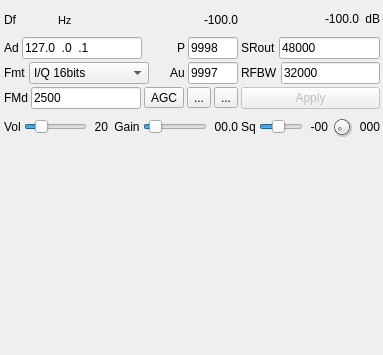
<?xml version="1.0" encoding="UTF-8"?>
<ui version="4.0">
 <class>UDPSinkGUI</class>
 <widget class="RollupContents" name="UDPSinkGUI">
  <property name="geometry">
   <rect>
    <x>0</x>
    <y>0</y>
    <width>383</width>
    <height>355</height>
   </rect>
  </property>
  <property name="sizePolicy">
   <sizepolicy hsizetype="Expanding" vsizetype="Expanding">
    <horstretch>0</horstretch>
    <verstretch>0</verstretch>
   </sizepolicy>
  </property>
  <property name="minimumSize">
   <size>
    <width>382</width>
    <height>0</height>
   </size>
  </property>
  <property name="font">
   <font>
    <family>Liberation Sans</family>
    <pointsize>9</pointsize>
   </font>
  </property>
  <property name="windowTitle">
   <string>UDP Sample Sink</string>
  </property>
  <widget class="QWidget" name="widget" native="true">
   <property name="geometry">
    <rect>
     <x>2</x>
     <y>2</y>
     <width>380</width>
     <height>142</height>
    </rect>
   </property>
   <property name="minimumSize">
    <size>
     <width>380</width>
     <height>0</height>
    </size>
   </property>
   <property name="windowTitle">
    <string>Settings</string>
   </property>
   <layout class="QGridLayout" name="gridLayout">
    <property name="leftMargin">
     <number>2</number>
    </property>
    <property name="topMargin">
     <number>2</number>
    </property>
    <property name="rightMargin">
     <number>2</number>
    </property>
    <property name="bottomMargin">
     <number>2</number>
    </property>
    <property name="spacing">
     <number>3</number>
    </property>
    <item row="0" column="1">
     <layout class="QHBoxLayout" name="ChannelPowerLayout">
      <item>
       <spacer name="horizontalSpacer">
        <property name="orientation">
         <enum>Qt::Horizontal</enum>
        </property>
        <property name="sizeHint" stdset="0">
         <size>
          <width>40</width>
          <height>20</height>
         </size>
        </property>
       </spacer>
      </item>
      <item>
       <widget class="QLabel" name="channelPower">
        <property name="minimumSize">
         <size>
          <width>40</width>
          <height>0</height>
         </size>
        </property>
        <property name="toolTip">
         <string>Channel output power (dB)</string>
        </property>
        <property name="layoutDirection">
         <enum>Qt::LeftToRight</enum>
        </property>
        <property name="text">
         <string>-100.0</string>
        </property>
        <property name="alignment">
         <set>Qt::AlignRight|Qt::AlignTrailing|Qt::AlignVCenter</set>
        </property>
       </widget>
      </item>
      <item>
       <widget class="QLabel" name="channelPowerUnits">
        <property name="text">
         <string> dB</string>
        </property>
       </widget>
      </item>
     </layout>
    </item>
    <item row="0" column="0">
     <layout class="QHBoxLayout" name="DeltaFrequencyLayout">
      <property name="topMargin">
       <number>2</number>
      </property>
      <item>
       <widget class="QLabel" name="deltaFrequencyLabel">
        <property name="maximumSize">
         <size>
          <width>16</width>
          <height>16777215</height>
         </size>
        </property>
        <property name="text">
         <string>Df</string>
        </property>
       </widget>
      </item>
      <item>
       <widget class="ValueDialZ" name="deltaFrequency" native="true">
        <property name="sizePolicy">
         <sizepolicy hsizetype="Maximum" vsizetype="Maximum">
          <horstretch>0</horstretch>
          <verstretch>0</verstretch>
         </sizepolicy>
        </property>
        <property name="minimumSize">
         <size>
          <width>32</width>
          <height>16</height>
         </size>
        </property>
        <property name="font">
         <font>
          <family>Liberation Mono</family>
          <pointsize>12</pointsize>
         </font>
        </property>
        <property name="cursor">
         <cursorShape>PointingHandCursor</cursorShape>
        </property>
        <property name="focusPolicy">
         <enum>Qt::StrongFocus</enum>
        </property>
        <property name="toolTip">
         <string>Demod shift frequency from center in Hz</string>
        </property>
       </widget>
      </item>
      <item>
       <widget class="QLabel" name="deltaUnits">
        <property name="palette">
         <palette>
          <active>
           <colorrole role="Text">
            <brush brushstyle="SolidPattern">
             <color alpha="255">
              <red>26</red>
              <green>26</green>
              <blue>26</blue>
             </color>
            </brush>
           </colorrole>
           <colorrole role="BrightText">
            <brush brushstyle="SolidPattern">
             <color alpha="255">
              <red>255</red>
              <green>255</green>
              <blue>255</blue>
             </color>
            </brush>
           </colorrole>
           <colorrole role="PlaceholderText">
            <brush brushstyle="NoBrush">
             <color alpha="128">
              <red>26</red>
              <green>26</green>
              <blue>26</blue>
             </color>
            </brush>
           </colorrole>
          </active>
          <inactive>
           <colorrole role="Text">
            <brush brushstyle="SolidPattern">
             <color alpha="255">
              <red>26</red>
              <green>26</green>
              <blue>26</blue>
             </color>
            </brush>
           </colorrole>
           <colorrole role="BrightText">
            <brush brushstyle="SolidPattern">
             <color alpha="255">
              <red>255</red>
              <green>255</green>
              <blue>255</blue>
             </color>
            </brush>
           </colorrole>
           <colorrole role="PlaceholderText">
            <brush brushstyle="NoBrush">
             <color alpha="128">
              <red>26</red>
              <green>26</green>
              <blue>26</blue>
             </color>
            </brush>
           </colorrole>
          </inactive>
          <disabled>
           <colorrole role="Text">
            <brush brushstyle="SolidPattern">
             <color alpha="255">
              <red>118</red>
              <green>118</green>
              <blue>117</blue>
             </color>
            </brush>
           </colorrole>
           <colorrole role="BrightText">
            <brush brushstyle="SolidPattern">
             <color alpha="255">
              <red>255</red>
              <green>255</green>
              <blue>255</blue>
             </color>
            </brush>
           </colorrole>
           <colorrole role="PlaceholderText">
            <brush brushstyle="NoBrush">
             <color alpha="128">
              <red>26</red>
              <green>26</green>
              <blue>26</blue>
             </color>
            </brush>
           </colorrole>
          </disabled>
         </palette>
        </property>
        <property name="font">
         <font>
          <family>Liberation Sans</family>
          <pointsize>8</pointsize>
         </font>
        </property>
        <property name="text">
         <string> Hz</string>
        </property>
       </widget>
      </item>
      <item>
       <spacer name="horizontalSpacer_2">
        <property name="orientation">
         <enum>Qt::Horizontal</enum>
        </property>
        <property name="sizeHint" stdset="0">
         <size>
          <width>40</width>
          <height>20</height>
         </size>
        </property>
       </spacer>
      </item>
      <item>
       <widget class="QLabel" name="inputPower">
        <property name="minimumSize">
         <size>
          <width>40</width>
          <height>0</height>
         </size>
        </property>
        <property name="toolTip">
         <string>Input power (dB) to which squelch applies</string>
        </property>
        <property name="text">
         <string>-100.0</string>
        </property>
        <property name="alignment">
         <set>Qt::AlignRight|Qt::AlignTrailing|Qt::AlignVCenter</set>
        </property>
       </widget>
      </item>
     </layout>
    </item>
    <item row="1" column="1">
     <layout class="QHBoxLayout" name="SampleRateLayout">
      <item>
       <widget class="QLabel" name="sampleRateLabel">
        <property name="text">
         <string>SRout</string>
        </property>
       </widget>
      </item>
      <item>
       <widget class="QLineEdit" name="sampleRate">
        <property name="toolTip">
         <string>Output sample rate (S/s)</string>
        </property>
        <property name="text">
         <string>48000</string>
        </property>
       </widget>
      </item>
     </layout>
    </item>
    <item row="4" column="1">
     <layout class="QHBoxLayout" name="RFBandwidthLayout">
      <item>
       <widget class="QLabel" name="rfBandwidthLabel">
        <property name="text">
         <string>RFBW</string>
        </property>
       </widget>
      </item>
      <item>
       <widget class="QLineEdit" name="rfBandwidth">
        <property name="toolTip">
         <string>Signal bandwidth (Hz)</string>
        </property>
        <property name="text">
         <string>32000</string>
        </property>
       </widget>
      </item>
     </layout>
    </item>
    <item row="6" column="1">
     <widget class="QPushButton" name="applyBtn">
      <property name="enabled">
       <bool>false</bool>
      </property>
      <property name="toolTip">
       <string>Apply text input and/or samples format</string>
      </property>
      <property name="text">
       <string>Apply</string>
      </property>
     </widget>
    </item>
    <item row="1" column="0">
     <layout class="QHBoxLayout" name="AddressLayout">
      <item>
       <widget class="QLabel" name="outputUDPAddressLabel">
        <property name="maximumSize">
         <size>
          <width>30</width>
          <height>16777215</height>
         </size>
        </property>
        <property name="text">
         <string>Ad</string>
        </property>
       </widget>
      </item>
      <item>
       <widget class="QLineEdit" name="outputUDPAddress">
        <property name="minimumSize">
         <size>
          <width>120</width>
          <height>0</height>
         </size>
        </property>
        <property name="focusPolicy">
         <enum>Qt::ClickFocus</enum>
        </property>
        <property name="toolTip">
         <string>Destination UDP address</string>
        </property>
        <property name="inputMask">
         <string>000.000.000.000</string>
        </property>
        <property name="text">
         <string>127.0.0.1</string>
        </property>
       </widget>
      </item>
      <item>
       <spacer name="horizontalSpacer_3">
        <property name="orientation">
         <enum>Qt::Horizontal</enum>
        </property>
        <property name="sizeHint" stdset="0">
         <size>
          <width>40</width>
          <height>20</height>
         </size>
        </property>
       </spacer>
      </item>
      <item>
       <widget class="QLabel" name="outputUDPPortLabel">
        <property name="text">
         <string>P</string>
        </property>
       </widget>
      </item>
      <item>
       <widget class="QLineEdit" name="outputUDPPort">
        <property name="minimumSize">
         <size>
          <width>50</width>
          <height>0</height>
         </size>
        </property>
        <property name="maximumSize">
         <size>
          <width>50</width>
          <height>16777215</height>
         </size>
        </property>
        <property name="focusPolicy">
         <enum>Qt::ClickFocus</enum>
        </property>
        <property name="toolTip">
         <string>Destination UDP port</string>
        </property>
        <property name="inputMask">
         <string>00000</string>
        </property>
        <property name="text">
         <string>9998</string>
        </property>
       </widget>
      </item>
     </layout>
    </item>
    <item row="4" column="0">
     <layout class="QHBoxLayout" name="FormatLayout">
      <item>
       <widget class="QLabel" name="formatLabel">
        <property name="maximumSize">
         <size>
          <width>30</width>
          <height>16777215</height>
         </size>
        </property>
        <property name="text">
         <string>Fmt</string>
        </property>
       </widget>
      </item>
      <item>
       <widget class="QComboBox" name="sampleFormat">
        <property name="minimumSize">
         <size>
          <width>120</width>
          <height>0</height>
         </size>
        </property>
        <property name="maximumSize">
         <size>
          <width>120</width>
          <height>16777215</height>
         </size>
        </property>
        <property name="toolTip">
         <string>Samples format</string>
        </property>
        <property name="currentIndex">
         <number>0</number>
        </property>
        <item>
         <property name="text">
          <string>I/Q 16bits</string>
         </property>
        </item>
        <item>
         <property name="text">
          <string>I/Q 24bits</string>
         </property>
        </item>
        <item>
         <property name="text">
          <string>NFM</string>
         </property>
        </item>
        <item>
         <property name="text">
          <string>NFM Mono</string>
         </property>
        </item>
        <item>
         <property name="text">
          <string>LSB</string>
         </property>
        </item>
        <item>
         <property name="text">
          <string>USB</string>
         </property>
        </item>
        <item>
         <property name="text">
          <string>LSB Mono</string>
         </property>
        </item>
        <item>
         <property name="text">
          <string>USB Mono</string>
         </property>
        </item>
        <item>
         <property name="text">
          <string>AM Mono</string>
         </property>
        </item>
        <item>
         <property name="text">
          <string>AM !DC Mono</string>
         </property>
        </item>
        <item>
         <property name="text">
          <string>AM BPF Mono</string>
         </property>
        </item>
       </widget>
      </item>
      <item>
       <spacer name="horizontalSpacer_4">
        <property name="orientation">
         <enum>Qt::Horizontal</enum>
        </property>
        <property name="sizeHint" stdset="0">
         <size>
          <width>40</width>
          <height>20</height>
         </size>
        </property>
       </spacer>
      </item>
      <item>
       <widget class="QLabel" name="inputUDPAudioPortLabel">
        <property name="text">
         <string>Au</string>
        </property>
       </widget>
      </item>
      <item>
       <widget class="QLineEdit" name="inputUDPAudioPort">
        <property name="minimumSize">
         <size>
          <width>50</width>
          <height>0</height>
         </size>
        </property>
        <property name="maximumSize">
         <size>
          <width>50</width>
          <height>16777215</height>
         </size>
        </property>
        <property name="focusPolicy">
         <enum>Qt::ClickFocus</enum>
        </property>
        <property name="toolTip">
         <string>Audio input UDP port</string>
        </property>
        <property name="inputMask">
         <string>00000</string>
        </property>
        <property name="text">
         <string>9997</string>
        </property>
       </widget>
      </item>
     </layout>
    </item>
    <item row="6" column="0">
     <layout class="QHBoxLayout" name="AudioPortLayout">
      <item>
       <widget class="QLabel" name="fmDevLabel">
        <property name="text">
         <string>FMd</string>
        </property>
       </widget>
      </item>
      <item>
       <widget class="QLineEdit" name="fmDeviation">
        <property name="toolTip">
         <string>FM deviation in Hz (for S16LE NFM format)</string>
        </property>
        <property name="text">
         <string>2500</string>
        </property>
       </widget>
      </item>
      <item>
       <widget class="ButtonSwitch" name="agc">
        <property name="toolTip">
         <string>Toggle AGC (only for AM and SSB)</string>
        </property>
        <property name="text">
         <string>AGC</string>
        </property>
        <property name="checkable">
         <bool>true</bool>
        </property>
       </widget>
      </item>
      <item>
       <widget class="QToolButton" name="audioActive">
        <property name="toolTip">
         <string>Toggle audio input</string>
        </property>
        <property name="text">
         <string>...</string>
        </property>
        <property name="icon">
         <iconset resource="../../../sdrgui/resources/res.qrc">
          <normaloff>:/sound_off.png</normaloff>
          <normalon>:/sound_on.png</normalon>:/sound_off.png</iconset>
        </property>
        <property name="checkable">
         <bool>true</bool>
        </property>
       </widget>
      </item>
      <item>
       <widget class="QToolButton" name="audioStereo">
        <property name="toolTip">
         <string>Toggle mono/stereo audio input</string>
        </property>
        <property name="text">
         <string>...</string>
        </property>
        <property name="icon">
         <iconset resource="../../../sdrgui/resources/res.qrc">
          <normaloff>:/mono.png</normaloff>
          <normalon>:/stereo.png</normalon>:/mono.png</iconset>
        </property>
        <property name="checkable">
         <bool>true</bool>
        </property>
       </widget>
      </item>
     </layout>
    </item>
    <item row="7" column="0">
     <layout class="QHBoxLayout" name="VolumeLayout">
      <item>
       <widget class="QLabel" name="volumeLabel">
        <property name="text">
         <string>Vol</string>
        </property>
       </widget>
      </item>
      <item>
       <widget class="QSlider" name="volume">
        <property name="toolTip">
         <string>Audio volume</string>
        </property>
        <property name="maximum">
         <number>100</number>
        </property>
        <property name="pageStep">
         <number>1</number>
        </property>
        <property name="value">
         <number>20</number>
        </property>
        <property name="orientation">
         <enum>Qt::Horizontal</enum>
        </property>
       </widget>
      </item>
      <item>
       <widget class="QLabel" name="volumeText">
        <property name="minimumSize">
         <size>
          <width>18</width>
          <height>0</height>
         </size>
        </property>
        <property name="text">
         <string>20</string>
        </property>
        <property name="alignment">
         <set>Qt::AlignRight|Qt::AlignTrailing|Qt::AlignVCenter</set>
        </property>
       </widget>
      </item>
      <item>
       <widget class="QLabel" name="gainLabel">
        <property name="text">
         <string> Gain</string>
        </property>
       </widget>
      </item>
      <item>
       <widget class="QSlider" name="gain">
        <property name="toolTip">
         <string>Output linear gain</string>
        </property>
        <property name="maximum">
         <number>100</number>
        </property>
        <property name="pageStep">
         <number>1</number>
        </property>
        <property name="value">
         <number>10</number>
        </property>
        <property name="orientation">
         <enum>Qt::Horizontal</enum>
        </property>
       </widget>
      </item>
      <item>
       <widget class="QLabel" name="gainText">
        <property name="minimumSize">
         <size>
          <width>28</width>
          <height>0</height>
         </size>
        </property>
        <property name="toolTip">
         <string>Output linear gain</string>
        </property>
        <property name="text">
         <string>00.0</string>
        </property>
        <property name="alignment">
         <set>Qt::AlignRight|Qt::AlignTrailing|Qt::AlignVCenter</set>
        </property>
       </widget>
      </item>
     </layout>
    </item>
    <item row="7" column="1">
     <layout class="QHBoxLayout" name="SquelchLayout">
      <item>
       <widget class="QLabel" name="squelchLabel">
        <property name="minimumSize">
         <size>
          <width>0</width>
          <height>22</height>
         </size>
        </property>
        <property name="text">
         <string>Sq</string>
        </property>
       </widget>
      </item>
      <item>
       <widget class="QSlider" name="squelch">
        <property name="toolTip">
         <string>Power squelch threshold (dB)</string>
        </property>
        <property name="minimum">
         <number>-100</number>
        </property>
        <property name="maximum">
         <number>0</number>
        </property>
        <property name="pageStep">
         <number>1</number>
        </property>
        <property name="value">
         <number>-60</number>
        </property>
        <property name="orientation">
         <enum>Qt::Horizontal</enum>
        </property>
       </widget>
      </item>
      <item>
       <widget class="QLabel" name="squelchText">
        <property name="minimumSize">
         <size>
          <width>22</width>
          <height>0</height>
         </size>
        </property>
        <property name="toolTip">
         <string>Power squelch threshold (dB)</string>
        </property>
        <property name="text">
         <string>-00</string>
        </property>
        <property name="alignment">
         <set>Qt::AlignRight|Qt::AlignTrailing|Qt::AlignVCenter</set>
        </property>
       </widget>
      </item>
      <item>
       <widget class="QDial" name="squelchGate">
        <property name="maximumSize">
         <size>
          <width>22</width>
          <height>22</height>
         </size>
        </property>
        <property name="toolTip">
         <string>Squelch gate (ms)</string>
        </property>
        <property name="maximum">
         <number>90</number>
        </property>
        <property name="pageStep">
         <number>1</number>
        </property>
        <property name="value">
         <number>5</number>
        </property>
       </widget>
      </item>
      <item>
       <widget class="QLabel" name="squelchGateText">
        <property name="minimumSize">
         <size>
          <width>24</width>
          <height>0</height>
         </size>
        </property>
        <property name="toolTip">
         <string>Squelch gate (ms)</string>
        </property>
        <property name="text">
         <string>000</string>
        </property>
        <property name="alignment">
         <set>Qt::AlignRight|Qt::AlignTrailing|Qt::AlignVCenter</set>
        </property>
       </widget>
      </item>
     </layout>
    </item>
   </layout>
  </widget>
  <widget class="QWidget" name="spectrumBox" native="true">
   <property name="geometry">
    <rect>
     <x>15</x>
     <y>160</y>
     <width>361</width>
     <height>156</height>
    </rect>
   </property>
   <property name="sizePolicy">
    <sizepolicy hsizetype="Expanding" vsizetype="Expanding">
     <horstretch>0</horstretch>
     <verstretch>0</verstretch>
    </sizepolicy>
   </property>
   <property name="windowTitle">
    <string>Channel Spectrum</string>
   </property>
   <layout class="QVBoxLayout" name="verticalLayout_2">
    <property name="spacing">
     <number>3</number>
    </property>
    <property name="leftMargin">
     <number>2</number>
    </property>
    <property name="topMargin">
     <number>2</number>
    </property>
    <property name="rightMargin">
     <number>2</number>
    </property>
    <property name="bottomMargin">
     <number>2</number>
    </property>
    <item>
     <widget class="GLSpectrum" name="glSpectrum" native="true">
      <property name="sizePolicy">
       <sizepolicy hsizetype="Expanding" vsizetype="Expanding">
        <horstretch>0</horstretch>
        <verstretch>0</verstretch>
       </sizepolicy>
      </property>
      <property name="minimumSize">
       <size>
        <width>300</width>
        <height>300</height>
       </size>
      </property>
      <property name="font">
       <font>
        <family>Liberation Mono</family>
        <pointsize>8</pointsize>
       </font>
      </property>
     </widget>
    </item>
    <item>
     <widget class="GLSpectrumGUI" name="spectrumGUI" native="true"/>
    </item>
   </layout>
  </widget>
 </widget>
 <customwidgets>
  <customwidget>
   <class>RollupContents</class>
   <extends>QWidget</extends>
   <header>gui/rollupcontents.h</header>
   <container>1</container>
  </customwidget>
  <customwidget>
   <class>GLSpectrum</class>
   <extends>QWidget</extends>
   <header>gui/glspectrum.h</header>
   <container>1</container>
  </customwidget>
  <customwidget>
   <class>GLSpectrumGUI</class>
   <extends>QWidget</extends>
   <header>gui/glspectrumgui.h</header>
   <container>1</container>
  </customwidget>
  <customwidget>
   <class>ValueDialZ</class>
   <extends>QWidget</extends>
   <header>gui/valuedialz.h</header>
   <container>1</container>
  </customwidget>
  <customwidget>
   <class>ButtonSwitch</class>
   <extends>QToolButton</extends>
   <header>gui/buttonswitch.h</header>
  </customwidget>
 </customwidgets>
 <resources>
  <include location="../../../sdrgui/resources/res.qrc"/>
 </resources>
 <connections/>
</ui>
